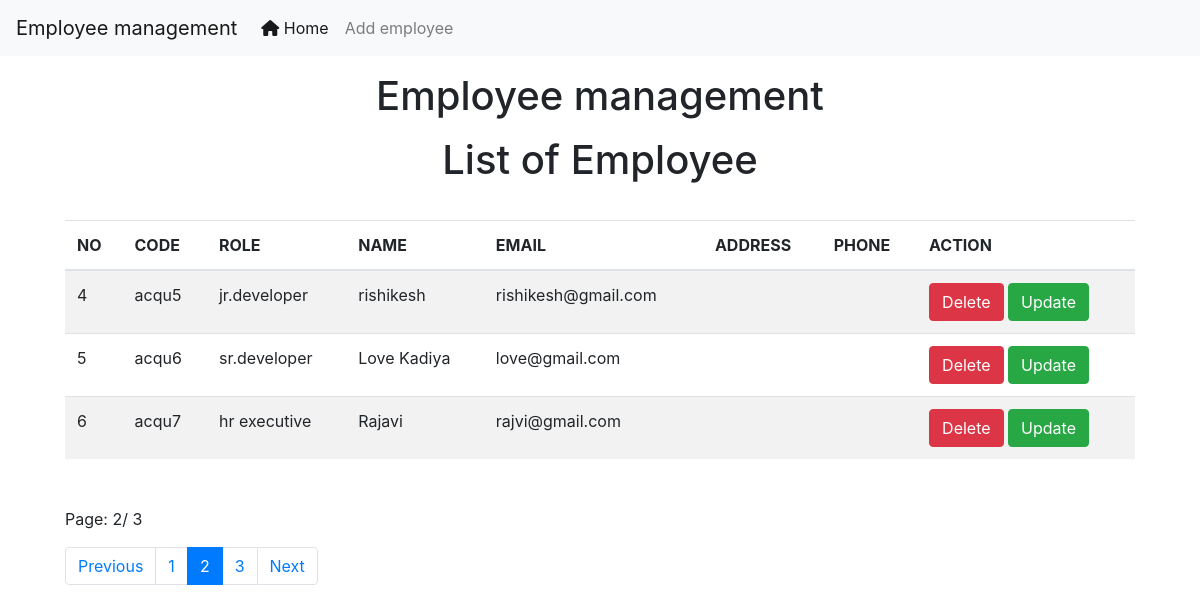
Screenshot of /?page=2 with the database file from the repository.
### done/models.py (models this page shows, shortened)
class Employee(models.Model):
    code = models.CharField(max_length=4, unique=True, blank=True, null=True)
    role = models.CharField(max_length=100, choices=ROLE_CHOICES)
    name = models.CharField(max_length=50)
    email = models.CharField(max_length=150)
    address = models.CharField(max_length=200)
    phone = models.CharField(max_length=10)
    is_active = models.BooleanField(default=True)

### done/views.py (the view)
# urls.py: path('',home, name='home'),
def home(request):
    emp = Employee.objects.all()
    paginator = Paginator(emp, 3)
    page_number = request.GET.get('page', 1)
    page = paginator.get_page(page_number)
    start_index = (page.number - 1) * paginator.per_page
    for index, e in enumerate(page, start=start_index + 1):
        e.continuous_number = index
    return render(request, 'home.html', {'page':page, 'messages': messages.get_messages(request)})

### done/templates/home.html (shortened to what this page needs)
<!doctype html>
<html lang="en">
  <head>
    <link rel="stylesheet" href="https://cdn.jsdelivr.net/npm/bootstrap@4.0.0/dist/css/bootstrap.min.css">
  </head>
  <body>
    {% include "navbar.html" %}
    <h1 class='text-center my-3'>Employee management</h1>
    <h1 class='text-center my-3'>List of Employee</h1>
    <div class="container">
      <div class="row">
        <div class="col-md-12">
          <div class="card-body">
            <table class="table table-striped">
              <thead>
                <tr>
                  <th>NO</th>
                  <th>CODE</th>
                  <th>ROLE</th>
                  <th>NAME</th>
                  <th>EMAIL</th>
                  <th>ADDRESS</th>
                  <th>PHONE</th>
                  <th>ACTION</th>
                </tr>
              </thead>
              <tbody>
                {% for e in page.object_list %}
                <tr>
                  <td>{{ e.continuous_number }}</td>
                  <td>{{e.code}}</td>
                  <td>{{e.role}}</td>
                  <td>{{e.name}}</td>
                  <td>{{e.email}}</td>
                  <td>{{e.address}}</td>
                  <td>{{e.phone}}</td>
                  <td>
                    <a href="delete-emp/{{e.code}}" class='btn btn-danger md-sm' onclick="return confirm('Are you sure you want to delete this employee?')">Delete</a>
                    <a href="update-emp/{{e.code}}" class='btn btn-success md-sm'>Update</a>
                  </td>
                </tr>
                {% endfor %}
              </tbody>
            </table>
            <div class="container">
              <div class="row my-5">
                <div class="col-md-">
                  <p>Page: {{page.number}}/ {{page.paginator.num_pages}}</p>
                  <nav aria-label="...">
                    <ul class="pagination">
                      <li class="page-item">
                        {% if page.has_previous %}
                        <a class="page-link" href="{% url 'home' %}?page={{page.previous_page_number}}">Previous</a>
                        {% endif %}
                      </li>
                      {% for num_page in page.paginator.page_range %}
                      <br>
                      {% if page.number == num_page %}
                      <li class="page-item active" aria-current="page">
                        <a class="page-link" href="{% url 'home' %}?page={{ num_page }}">{{num_page}}</a>
                      </li>
                      {% else %}
                      <li class="page-item" aria-current="page">
                        <a class="page-link" href="{% url 'home' %}?page={{ num_page }}">{{num_page}}</a>
                      </li>
                      {% endif %}
                      <br>
                      {% endfor %}
                      <li class="page-item">
                        {% if page.has_next %}
                        <a class="page-link" href="{% url 'home' %}?page={{page.next_page_number }}">Next</a>
                        {% endif %}
                      </li>
                    </ul>
                  </nav>
                </div>
              </div>
            </div>
          </div>
        </div>
      </div>
    </div>
  </body>
</html>

### rows the page displays
Employee: continuous_number "4", code "acqu5", role "jr.developer", name "rishikesh", email "rishikesh@gmail.com"
Employee: continuous_number "5", code "acqu6", role "sr.developer", name "Love Kadiya", email "love@gmail.com"
Employee: continuous_number "6", code "acqu7", role "hr executive", name "Rajavi", email "rajvi@gmail.com"

### other values shown
{{ page.number }} "2"
{{ page.paginator.num_pages }} "3"
{{ num_page }} "1" "3"
{{ num_page }} "2"
